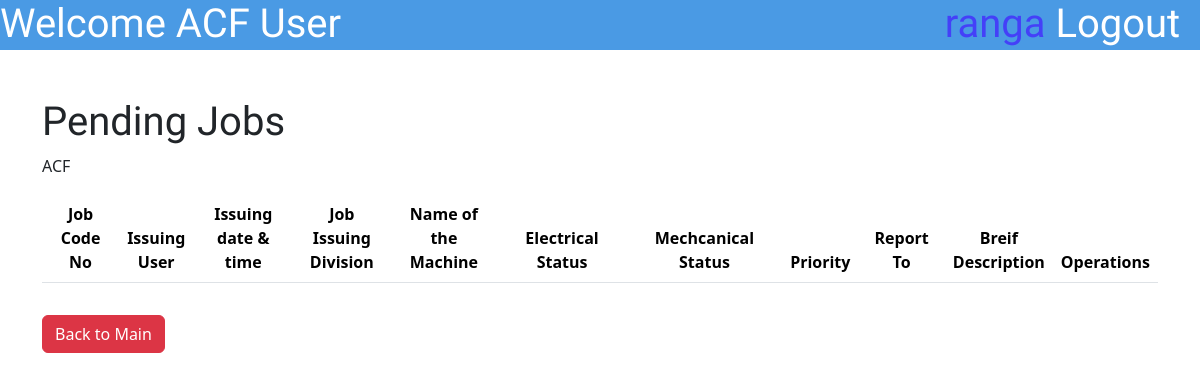
The page /PUser/DisplayPendingJobListPuser.php (signed in) on the database as committed earlier.
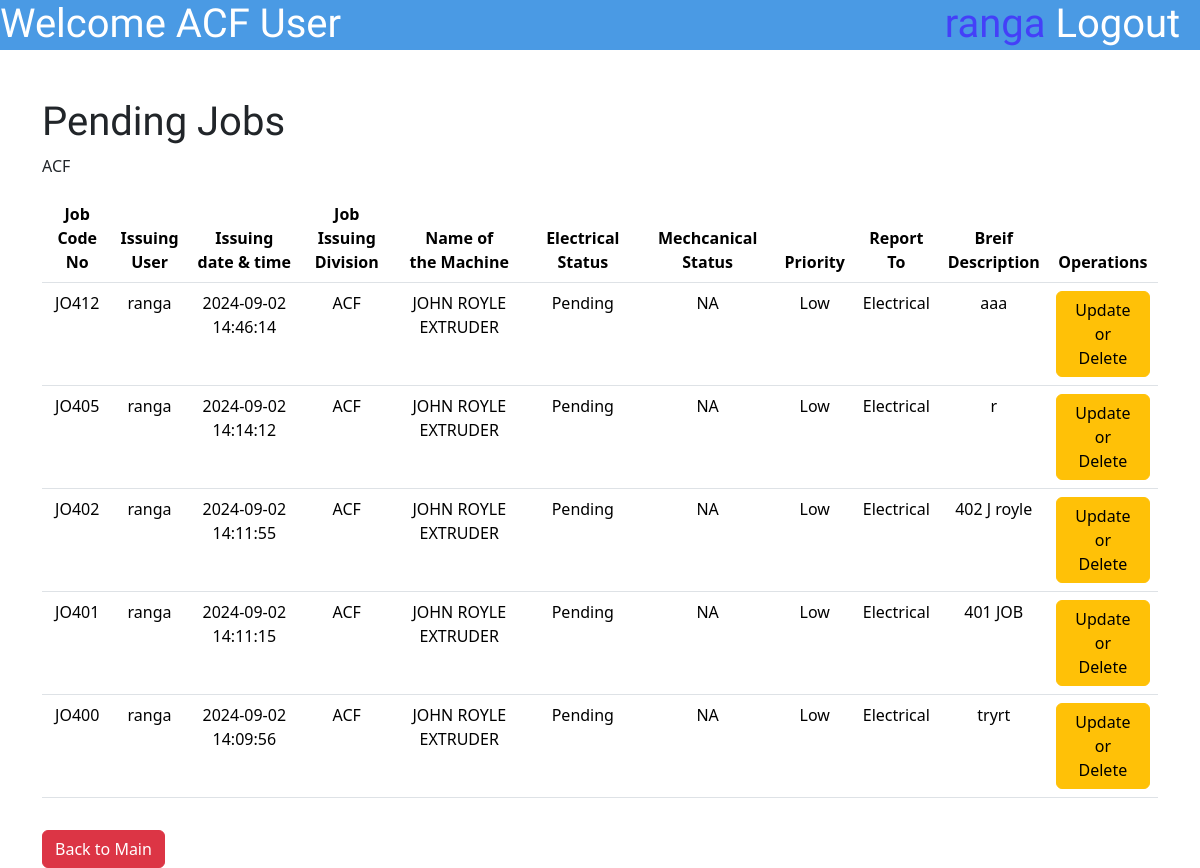
The same page on the database as committed later.
### tables this page shows
CREATE TABLE `jobdatasheet` (
  `id` int(10) NOT NULL,
  `JobCodeNo` varchar(100) NOT NULL,
  `JobPostingDateTime` varchar(50) NOT NULL,
  `JobPostingDev` enum('ACF','CCF','DR','Flexible','Aluminium Rodmill','Ceylon Copper','Drum Yard','Carpentry','Bail Room') NOT NULL,
  `MachineName` varchar(255) NOT NULL,
  `Priority` enum('High','Low','Critical','') NOT NULL,
  `ReportTo` enum('Electrical','Mechanical','Both','') NOT NULL,
  `BDescription` varchar(500) NOT NULL,
  `Username` varchar(50) NOT NULL,
  `JobStatusE` enum('Pending','Started','Finished','Approved','NA') NOT NULL,
  `JobStatusM` enum('Pending','Started','Finished','Approved','NA') NOT NULL,
  `ManPowerInvolved` varchar(1000) DEFAULT NULL,
  `Approval` enum('Pending Approval','Not Approved','Approved','') NOT NULL,
  `FinishedCommentE` varchar(255) DEFAULT NULL,
  `FinishedCommentM` varchar(500) DEFAULT NULL,
  `TransferCommentE` varchar(500) DEFAULT NULL,
  `TransferCommentM` varchar(500) DEFAULT NULL,
  `ApproveComment` varchar(1000) DEFAULT NULL,
  `DisapproveComment` varchar(1000) DEFAULT NULL,
  `DownTime` varchar(500) DEFAULT NULL,
  `TryCount` int(10) DEFAULT NULL
);

### PUser/DisplayPendingJobListPuser.php (the view, shortened to what this page needs)
<?php
include '../connect.php';
?>
<!DOCTYPE html>
<html lang="en">
<head>
    <link href="https://cdn.jsdelivr.net/npm/bootstrap@5.3.3/dist/css/bootstrap.min.css" rel="stylesheet"
>
    <link rel="stylesheet" href="\MaintananceJobCard\styles\SubmitJobstyle.css">
</head>
<body>
    <div class="topbar">
        <h1 class="topbar-text">Welcome <?php echo $_SESSION['workplace'] ?> User</h1>
        <a href="\MaintananceJobCard\logout.php">
            <h1 class="topbar-logout">Logout &nbsp</h1>
        </a>
        <h1 class="topbar-username"><?php echo $_SESSION['username'] ?>&nbsp</h1>
    </div>
    <div class="container mt-5 ">
        <div class="mt-5">
            <h1>Pending Jobs</h1>
            <table class="table table-hover mt-3">
                <thead>
                    <tr>
                        <th scope="col">Job Code <br>No</th>
                        <th scope="col">Issuing<br>User</th>
                        <th scope="col">Issuing <br>date & time</th>
                        <th scope="col">Job Issuing<br> Division</th>
                        <th scope="col">Name of<br> the Machine</th>
                        <th scope="col">Electrical Status</th>
                        <th scope="col">Mechcanical Status</th>
                        <th scope="col">Priority</th>
                        <th scope="col">Report To</th>
                        <th scope="col">Breif <br>Description</th>
                        <th scope="col">Operations</th>
                    </tr>
                </thead>
                <tbody>
                    <?php
                    $workplace = $_SESSION['workplace'];
                    $sql = "Select * from `jobdatasheet` where `JobPostingDev`='$workplace' and (`JobStatusE`='Pending' or `JobStatusM`='Pending') and JobStatusE NOT IN('Started') and JobStatusM NOT IN('Started') order by JobPostingDateTime DESC ";
                    $result = mysqli_query($con, $sql);
                    while ($row = mysqli_fetch_assoc($result)) {
                        $id = $row['id'];
                        $JobCodeNo = $row['JobCodeNo'];
                        $username = $_SESSION['username'];
                        $JobIssuingDateTime = $row['JobPostingDateTime'];
                        $JobIssuingDivision = $row['JobPostingDev'];
                        $MachineName = $row['MachineName'];
                        $priority = $row['Priority'];
                        $ReportTo = $row['ReportTo'];
                        $BriefDescription = $row['BDescription'];
                        $JobStatusE=$row['JobStatusE'];
                        $JobStatusM=$row['JobStatusM'];
                        $TryCount = $row['TryCount'];
 echo
                                "
                        <tr class='clickable-row' data-href='\MaintananceJobCard\PUser\ViewJobPUser.php?updateid=$id'>
        <td>$JobCodeNo</td>
        <td>$username</td>
        <td>$JobIssuingDateTime</td>
        <td>$JobIssuingDivision</td>
        <td>$MachineName</td>
        <td>$JobStatusE</td>
        <td>$JobStatusM</td>
        <td>$priority</td>
        <td>$ReportTo</td>
        <td style='white-space: nowrap; text-overflow:ellipsis; overflow: hidden; max-width:1px;'>$BriefDescription</td>
";
                            if ($TryCount == '1') {
                                echo "<td><a href='\MaintananceJobCard\PUser\UpdateDeleteJob.php?updateid=$id' class='btn btn-warning'>Update or <br>Delete</a></td>";
                            } else if ($TryCount == '3') {
                                echo "<td>Disapproved <br>Job</td>  </tr>";
                            } else{
                                echo "<td>Transferred Job</td>  </tr>";
                            }
                    } ?>
                </tbody>
            </table>
            <button type="back" class="btn btn-danger mt-3" name="back"><a
                    href="\MaintananceJobCard\PUser\indexPUser.php" style="text-decoration:none;color:white">Back to
                    Main</a></button>
        </div>
    </div>
</body>
</body>

Rows that differ between the two databases and show on the page:
added jobdatasheet: JobCodeNo "JO412", username "ranga", JobPostingDateTime "2024-09-02 14:46:14", JobPostingDev "ACF", MachineName "JOHN ROYLE EXTRUDER", JobStatusE "Pending", JobStatusM "NA", Priority "Low", ReportTo "Electrical", BDescription "aaa"
added jobdatasheet: JobCodeNo "JO405", username "ranga", JobPostingDateTime "2024-09-02 14:14:12", JobPostingDev "ACF", MachineName "JOHN ROYLE EXTRUDER", JobStatusE "Pending", JobStatusM "NA", Priority "Low", ReportTo "Electrical", BDescription "r"
added jobdatasheet: JobCodeNo "JO402", username "ranga", JobPostingDateTime "2024-09-02 14:11:55", JobPostingDev "ACF", MachineName "JOHN ROYLE EXTRUDER", JobStatusE "Pending", JobStatusM "NA", Priority "Low", ReportTo "Electrical", BDescription "402 J royle"
added jobdatasheet: JobCodeNo "JO401", username "ranga", JobPostingDateTime "2024-09-02 14:11:15", JobPostingDev "ACF", MachineName "JOHN ROYLE EXTRUDER", JobStatusE "Pending", JobStatusM "NA", Priority "Low", ReportTo "Electrical", BDescription "401 JOB"
added jobdatasheet: JobCodeNo "JO400", username "ranga", JobPostingDateTime "2024-09-02 14:09:56", JobPostingDev "ACF", MachineName "JOHN ROYLE EXTRUDER", JobStatusE "Pending", JobStatusM "NA", Priority "Low", ReportTo "Electrical", BDescription "tryrt"
